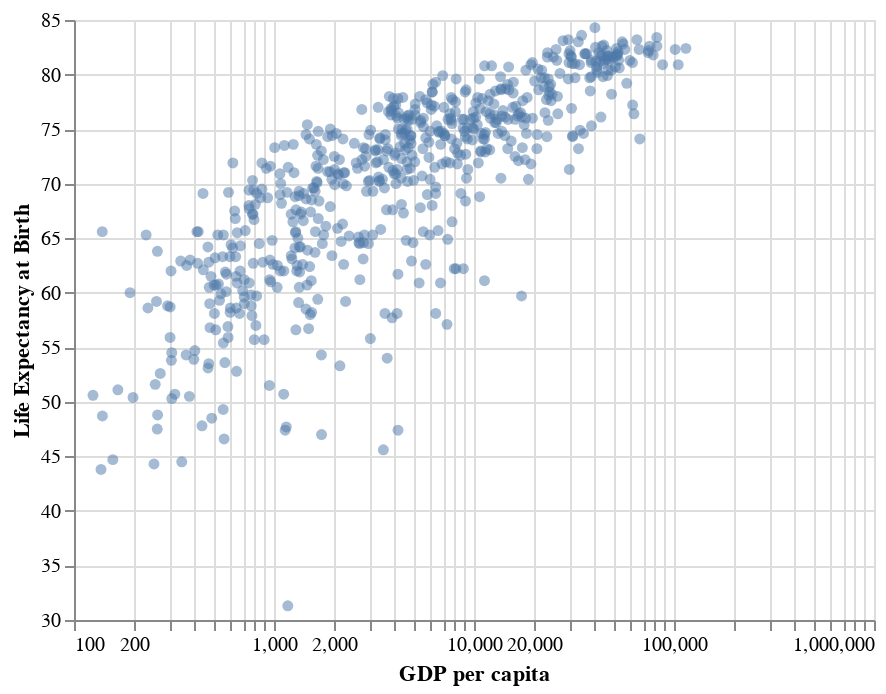

Here is the notebook cell this chart was saved with:
### Markdown cell above
<!-- END QUESTION -->

---
## 2. Using aesthetic attributes to display other variables

Now that you have a basic plot, you can start experimenting with aesthetic attributes. Here you'll see examples of how to add aesthetics, and how to use them effectively to display information from other variables in the dataset.

Let's start simple. The points are a little too on top of one another. Opacity (or transparency) can be added as an aesthetic to the mark to help visually identify tightly clustered points better. The cell below does this by *specifying a global value for the aesthetic at the mark level*.

### Code cell
# change opacity globally to fixed value
alt.Chart(data).mark_circle(opacity = 0.5).encode(
    x = alt.X('GDP per capita', scale = alt.Scale(type = 'log')),
    y = alt.Y('Life Expectancy', title = 'Life Expectancy at Birth', scale = alt.Scale(zero = False))
)

### Figure 1 — Vega-Lite specification as saved in the notebook (floating-point values rounded to 4 significant figures; data arrays with more than 128 entries replaced by an {"elided": "..."} marker saying what was removed)
{"config": {"view": {"continuousWidth": 400, "continuousHeight": 300}}, "data": {"name": "data-29977ff87bd5cb58512af82a56f9552e"}, "mark": {"type": "circle", "opacity": 0.5}, "encoding": {"x": {"field": "GDP per capita", "scale": {"type": "log"}, "type": "quantitative"}, "y": {"field": "Life Expectancy", "scale": {"zero": false}, "title": "Life Expectancy at Birth", "type": "quantitative"}}, "$schema": "https://vega.github.io/schema/vega-lite/v4.17.0.json", "datasets": {"data-29977ff87bd5cb58512af82a56f9552e": {"elided": "620 records"}}}
